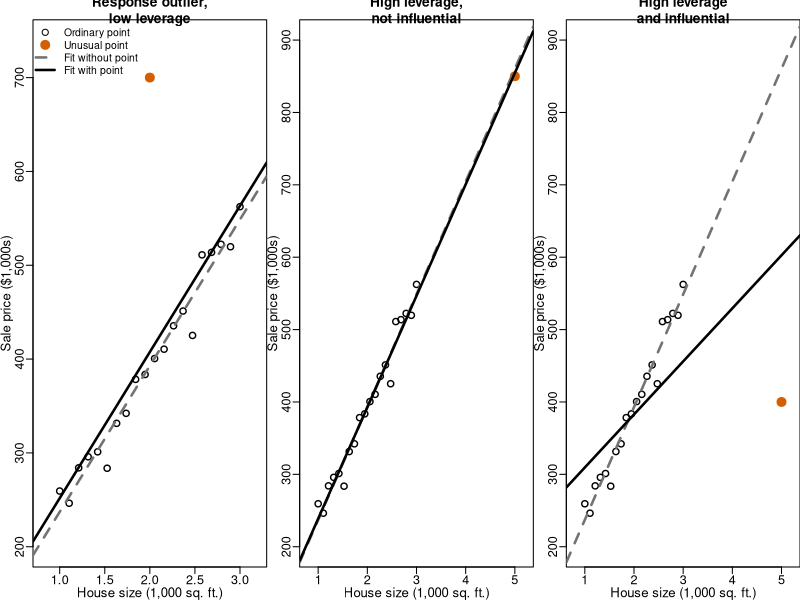

Recreate this plot in R.
# Demonstrate response outliers, high leverage, and influence.

set.seed(2026)

# Ordinary observations: house size (thousands of square feet) and sale price
# (thousands of dollars).
size <- seq(1, 3, length.out = 20)
price <- 100 + 150 * size + rnorm(length(size), sd = 18)
ordinary <- data.frame(size, price)

# Each dataset adds one unusual house to the same ordinary observations.
response_outlier <- rbind(
  ordinary,
  data.frame(size = 2, price = 700)
)

high_leverage <- rbind(
  ordinary,
  data.frame(size = 5, price = 850)
)

influential <- rbind(
  ordinary,
  data.frame(size = 5, price = 400)
)

base_fit <- lm(price ~ size, data = ordinary)

plot_case <- function(data, title, limits, show_legend = FALSE) {
  unusual <- nrow(data)
  fit_with_point <- lm(price ~ size, data = data)

  plot(
    data$size[-unusual], data$price[-unusual],
    xlim = limits$x, ylim = limits$y,
    xlab = "House size (1,000 sq. ft.)",
    ylab = "Sale price ($1,000s)",
    main = title, pch = 1, cex = 1.25, lwd = 1.4,
    cex.axis = 1.15, cex.lab = 1.2, cex.main = 1.25
  )
  points(
    data$size[unusual], data$price[unusual],
    pch = 19, col = "#D55E00", cex = 1.8
  )

  # The dashed line excludes the unusual point; the solid line includes it.
  abline(base_fit, lty = 2, lwd = 2.5, col = "grey45")
  abline(fit_with_point, lty = 1, lwd = 2.5)

  if (show_legend) {
    legend(
      "topleft",
      legend = c("Ordinary point", "Unusual point",
                 "Fit without point", "Fit with point"),
      pch = c(1, 19, NA, NA),
      lty = c(NA, NA, 2, 1),
      lwd = c(NA, NA, 2.5, 2.5),
      col = c("black", "#D55E00", "grey45", "black"),
      pt.cex = c(1.25, 1.8, NA, NA),
      bty = "n", cex = 0.95
    )
  }
}

pdf("images/chapter_8/outliers.pdf", width = 10, height = 4)
par(mfrow = c(1, 3), mar = c(2.5, 2.5, 1.5, 0), mgp = c(1.5, 0.5, 0))

plot_case(
  response_outlier,
  "Response outlier,\nlow leverage",
  list(x = c(0.8, 3.2), y = c(200, 740)),
  show_legend = TRUE
)

plot_case(
  high_leverage,
  "High leverage,\nnot influential",
  list(x = c(0.8, 5.2), y = c(200, 900))
)

plot_case(
  influential,
  "High leverage\nand influential",
  list(x = c(0.8, 5.2), y = c(200, 900))
)

dev.off()
